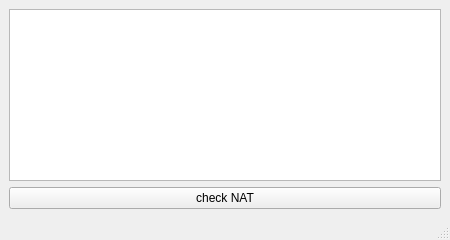
<?xml version="1.0" encoding="UTF-8"?>
<ui version="4.0">
 <class>MainWindow</class>
 <widget class="QMainWindow" name="MainWindow">
  <property name="geometry">
   <rect>
    <x>0</x>
    <y>0</y>
    <width>450</width>
    <height>240</height>
   </rect>
  </property>
  <property name="windowTitle">
   <string>nat tool</string>
  </property>
  <widget class="QWidget" name="centralwidget">
   <layout class="QVBoxLayout" name="verticalLayout">
    <item>
     <widget class="QTableWidget" name="tableWidget"/>
    </item>
    <item>
     <widget class="QPushButton" name="pushButton">
      <property name="text">
       <string>check NAT</string>
      </property>
     </widget>
    </item>
   </layout>
  </widget>
  <widget class="QMenuBar" name="menubar">
   <property name="geometry">
    <rect>
     <x>0</x>
     <y>0</y>
     <width>450</width>
     <height>33</height>
    </rect>
   </property>
  </widget>
  <widget class="QStatusBar" name="statusbar"/>
 </widget>
 <resources/>
 <connections/>
</ui>
